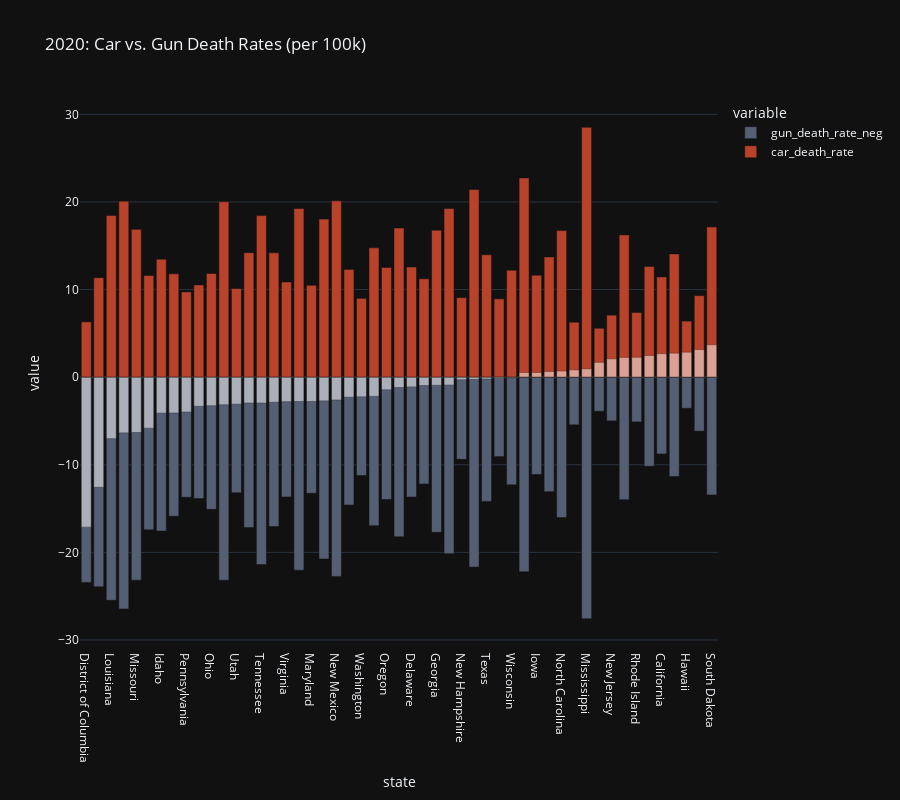

This figure's notebook cell:
### Code cell
plot_differences(gun_v_car_df)

### Figure 1 — Plotly figure (JSON) as saved in the notebook; plotly's stock layout.template omitted (floating-point values rounded to 4 significant figures)
{"data": [{"alignmentgroup": "True", "hovertemplate": "variable=gun_death_rate_neg<br>state=%{x}<br>value=%{y}<extra></extra>", "legendgroup": "gun_death_rate_neg", "marker": {"color": "#555f73", "opacity": 1.0, "pattern": {"shape": ""}}, "name": "gun_death_rate_neg", "offsetgroup": "gun_death_rate_neg", "orientation": "v", "showlegend": true, "textposition": "auto", "x": ["District of Columbia", "Alaska", "Louisiana", "Wyoming", "Missouri", "Nevada", "Idaho", "Colorado", "Pennsylvania", "Illinois", "Ohio", "Alabama", "Utah", "Indiana", "Tennessee", "Arizona", "Virginia", "Montana", "Maryland", "Oklahoma", "New Mexico", "Michigan", "Washington", "Kansas", "Oregon", "West Virginia", "Delaware", "Vermont", "Georgia", "Kentucky", "New Hampshire", "South Carolina", "Texas", "Minnesota", "Wisconsin", "Arkansas", "Iowa", "North Dakota", "North Carolina", "New York", "Mississippi", "Massachusetts", "New Jersey", "Florida", "Rhode Island", "Nebraska", "California", "Maine", "Hawaii", "Connecticut", "South Dakota"], "xaxis": "x", "y": [-23.43, -23.93, -25.47, -26.45, -23.18, -17.43, -17.57, -15.88, -13.71, -13.86, -15.09, -23.18, -13.2, -17.16, -21.39, -17.05, -13.67, -22.03, -13.26, -20.75, -22.74, -14.59, -11.23, -16.95, -13.96, -18.21, -13.68, -12.19, -17.71, -20.15, -9.37, -21.67, -14.18, -9.07, -12.29, -22.21, -11.1, -13.07, -16.03, -5.44, -27.57, -3.89, -4.99, -13.99, -5.11, -10.17, -8.76, -11.33, -3.55, -6.16, -13.44], "yaxis": "y", "type": "bar"}, {"alignmentgroup": "True", "hovertemplate": "variable=car_death_rate<br>state=%{x}<br>value=%{y}<extra></extra>", "legendgroup": "car_death_rate", "marker": {"color": "#b8422a", "opacity": 1.0, "pattern": {"shape": ""}}, "name": "car_death_rate", "offsetgroup": "car_death_rate", "orientation": "v", "showlegend": true, "textposition": "auto", "x": ["District of Columbia", "Alaska", "Louisiana", "Wyoming", "Missouri", "Nevada", "Idaho", "Colorado", "Pennsylvania", "Illinois", "Ohio", "Alabama", "Utah", "Indiana", "Tennessee", "Arizona", "Virginia", "Montana", "Maryland", "Oklahoma", "New Mexico", "Michigan", "Washington", "Kansas", "Oregon", "West Virginia", "Delaware", "Vermont", "Georgia", "Kentucky", "New Hampshire", "South Carolina", "Texas", "Minnesota", "Wisconsin", "Arkansas", "Iowa", "North Dakota", "North Carolina", "New York", "Mississippi", "Massachusetts", "New Jersey", "Florida", "Rhode Island", "Nebraska", "California", "Maine", "Hawaii", "Connecticut", "South Dakota"], "xaxis": "x", "y": [6.31, 11.35, 18.45, 20.09, 16.87, 11.6, 13.47, 11.79, 9.73, 10.53, 11.83, 20.03, 10.12, 14.21, 18.44, 14.19, 10.87, 19.25, 10.49, 18.04, 20.13, 12.3, 8.99, 14.76, 12.52, 17.03, 12.57, 11.23, 16.78, 19.25, 9.08, 21.41, 13.97, 8.94, 12.21, 22.74, 11.63, 13.72, 16.73, 6.27, 28.52, 5.58, 7.08, 16.24, 7.38, 12.64, 11.44, 14.07, 6.4, 9.31, 17.14], "yaxis": "y", "type": "bar"}, {"alignmentgroup": "True", "hovertemplate": "state=%{x}<br>Rate Difference (car above)=%{y}<extra></extra>", "legendgroup": "", "marker": {"color": "white", "opacity": 0.5, "pattern": {"shape": ""}}, "name": "", "offsetgroup": "", "orientation": "v", "showlegend": false, "textposition": "auto", "x": ["District of Columbia", "Alaska", "Louisiana", "Wyoming", "Missouri", "Nevada", "Idaho", "Colorado", "Pennsylvania", "Illinois", "Ohio", "Alabama", "Utah", "Indiana", "Tennessee", "Arizona", "Virginia", "Montana", "Maryland", "Oklahoma", "New Mexico", "Michigan", "Washington", "Kansas", "Oregon", "West Virginia", "Delaware", "Vermont", "Georgia", "Kentucky", "New Hampshire", "South Carolina", "Texas", "Minnesota", "Wisconsin", "Arkansas", "Iowa", "North Dakota", "North Carolina", "New York", "Mississippi", "Massachusetts", "New Jersey", "Florida", "Rhode Island", "Nebraska", "California", "Maine", "Hawaii", "Connecticut", "South Dakota"], "xaxis": "x", "y": [-17.12, -12.58, -7.02, -6.36, -6.31, -5.83, -4.1, -4.09, -3.98, -3.33, -3.26, -3.15, -3.08, -2.95, -2.95, -2.86, -2.8, -2.78, -2.77, -2.71, -2.61, -2.29, -2.24, -2.19, -1.44, -1.18, -1.11, -0.96, -0.93, -0.9, -0.29, -0.26, -0.21, -0.13, -0.08, 0.53, 0.53, 0.65, 0.7, 0.83, 0.95, 1.69, 2.09, 2.25, 2.27, 2.47, 2.68, 2.74, 2.85, 3.15, 3.7], "yaxis": "y", "type": "bar"}], "layout": {"xaxis": {"anchor": "y", "domain": [0.0, 1.0], "title": {"text": "state"}}, "yaxis": {"anchor": "x", "domain": [0.0, 1.0], "title": {"text": "value"}}, "legend": {"title": {"text": "variable"}, "tracegroupgap": 0}, "title": {"text": "2020: Car vs. Gun Death Rates (per 100k)"}, "barmode": "overlay", "height": 800}}
